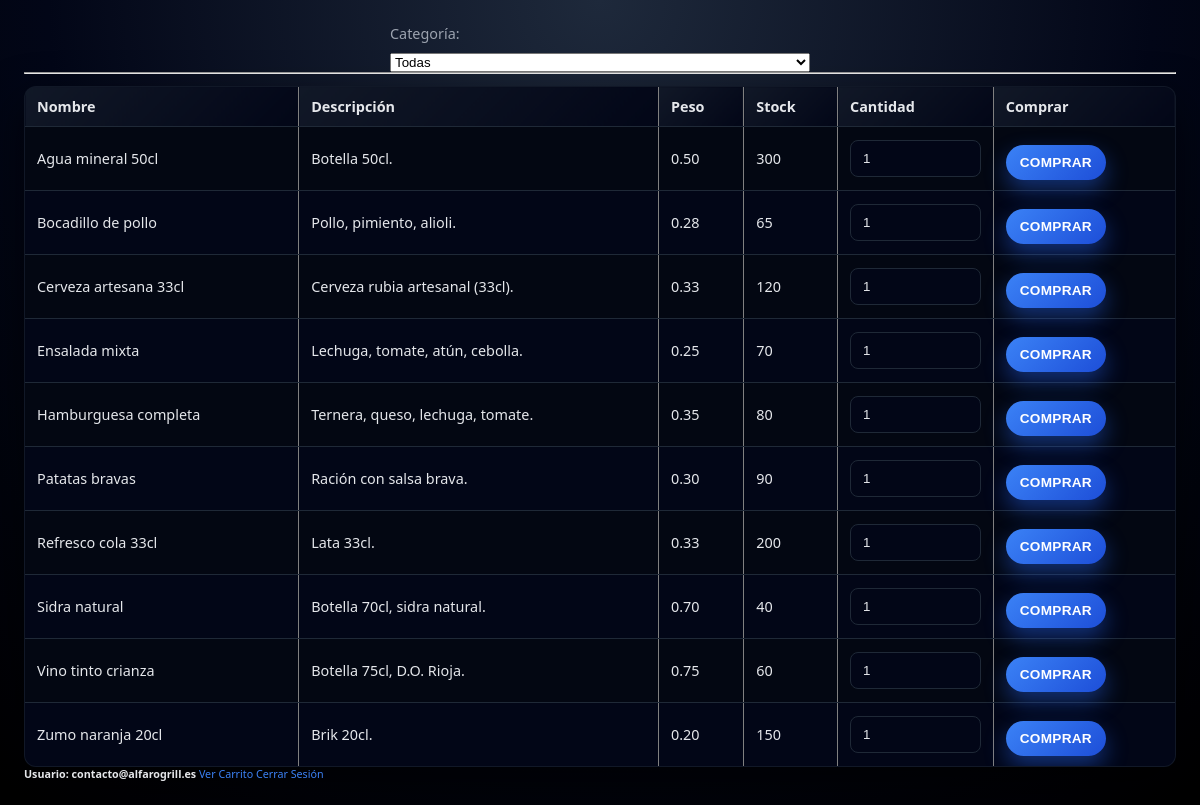
/tabla_lectura.php (signed in), run on the app's committed database.
### tables this page shows
CREATE TABLE `productos` (
    `CodProd` varchar(200) NOT NULL,
    `Nombre` varchar(100) DEFAULT NULL,
    `Descripcion` text,
    `Peso` decimal(10,2) DEFAULT NULL,
    `Stock` int DEFAULT NULL,
    `Categoria` int DEFAULT NULL
);

### tools/Conexion.php (called while the page is built, shortened)
<?php
class Conexion
{
    private static $conexion;
    private static $config;
    private static $driver;
    private static $host;
    private static $port;
    private static $db;
    private static $user;
    private static $pass;
    private static $charset;
    public static function getConexion()
    {
        if (self::$conexion === null) {
            try {
                self::$config = Config::getInstance();
                self::$driver = self::$config->get('database', 'driver');
                self::$host   = self::$config->get('database', 'host');
                self::$db = self::$config->get('database', 'dbname');
                self::$port   = self::$config->get('database', 'port');
                self::$user   = self::$config->get('database', 'user');
                self::$pass   = self::$config->get('database', 'pass');
                self::$charset   = self::$config->get('database', 'charset');
                $dsn = self::$driver.':host='.self::$host.
                       ';port='.self::$port.
                       ';dbname='.self::$db.
                       ';charset='.self::$charset;
                self::$conexion = new PDO($dsn, self::$user, self::$pass, [
                    PDO::ATTR_ERRMODE => PDO::ERRMODE_EXCEPTION,
                    PDO::ATTR_DEFAULT_FETCH_MODE => PDO::FETCH_ASSOC,
                ]);
            } catch (PDOException $e) {
                throw new PDOException('Error de conexión a la BD: '.$e->getMessage());
            }
        }
        return self::$conexion;
    }
}

### src/GestorProductos.php (called while the page is built, shortened)
<?php
class GestorProductos
{
    private static ?PDO $pdo = null;
    private static function pdo(): PDO
    {
        if (self::$pdo === null) {
            self::$pdo = Conexion::getConexion();
        }
        return self::$pdo;
    }
    public static function getProductos(): array
    {
        $sql = "SELECT CodProd, Nombre, Descripcion, Peso, Stock, Categoria
                FROM productos
                ORDER BY Nombre";
        return self::pdo()->query($sql)->fetchAll();
    }
}

### public/tabla_lectura.php (the view, shortened to what this page needs)
<?php
$catId = $_GET['cat'] ?? null;
$categorias = GestorCategorias::getCategorias();
if ($catId) {
    $productos = GestorProductos::getProductosPorCategoria($catId);
    $titulo = $catId;
    foreach ($categorias as $c) {
        $id = $c['CodCat'] ?? $c['id'] ?? '';
        if ($id === $catId) {
            $titulo = $c['Nombre'] ?? $c['nombre'] ?? $catId;
            break;
        }
    }
    $titulo = htmlspecialchars($titulo);
} else {
    $productos = GestorProductos::getProductos();
}
?>
<!DOCTYPE html>
<html lang="es">
<head>
    <link rel="stylesheet" href="style.css">
</head>
<body>
<main>
    <form method="get" action="">
        <label for="cat">Categoría:</label>
        <select name="cat" id="cat" onchange="this.form.submit()">
            <option value="">Todas</option>
        </select>
    </form>
    <hr>
    <table border="1" cellpadding="6" cellspacing="0">
        <thead>
        <tr>
            <th>Nombre</th>
            <th>Descripción</th>
            <th>Peso</th>
            <th>Stock</th>
            <th>Cantidad</th>
            <th>Comprar</th>
        </tr>
        </thead>
        <tbody>
        <?php foreach ($productos as $p): ?>
            <?php
            $nombre = $p['Nombre'] ?? $p['nombre'] ?? '';
            $desc = $p['Descripcion'] ?? $p['descripcion'] ?? '';
            $peso = $p['Peso'] ?? $p['peso'] ?? '';
            $stock = (int)($p['Stock'] ?? $p['stock'] ?? 0);
            ?>
            <tr>
                <td><?= htmlspecialchars($nombre) ?></td>
                <td><?= htmlspecialchars($desc) ?></td>
                <td><?= htmlspecialchars((string)$peso) ?></td>
                <td><?= $stock ?></td>
                <td>
                    <form method="post" action="comprar.php">
                        <input type="number" name="cantidad" min="1" max="<?= $stock ?>" value="1" required>
                </td>
                <td>
                    <button type="submit" <?= ($stock <= 0) ? 'disabled' : '' ?>>Comprar</button>
                </td>
            </tr>
        <?php endforeach; ?>
        </tbody>
    </table>
</main>
<footer>
    <h6>
        Usuario: <?= htmlspecialchars($_SESSION['correo']) ?>
        <a href="carrito.php">Ver Carrito</a>
        <a href="logout.php">Cerrar Sesión</a>
    </h6>
</footer>
</body>
</html>

### public/style.css (style rules this page uses)
* { margin: 0; padding: 0; box-sizing: border-box; }
:root { --bg-main: #0f172a; --bg-card: #111827; --bg-card-soft: #020617; --accent: #3b82f6; --accent-soft: #1d4ed8; --accent-danger: #ef4444; --accent-danger-soft: #b91c1c; --border-subtle: #1f2937; --text-main: #e5e7eb; --text-soft: #9ca3af; --radius-lg: 12px; --shadow-soft: 0 18px 45px rgba(0, 0, 0, 0.6); --transition-fast: 0.18s ease-in-out; }
body { font-family: system-ui, -apple-system, BlinkMacSystemFont, "Segoe UI", sans-serif; background: radial-gradient(circle at top, #1e293b 0, #020617 55%, #000 100%); color: var(--text-main); min-height: 100vh; padding: 24px; }
a { color: var(--accent); text-decoration: none; font-weight: 500; }
form { max-width: 420px; margin: 0 auto; display: flex; flex-direction: column; gap: 10px; }
label { font-size: 0.9rem; color: var(--text-soft); }
input[type="text"], input[type="password"], input[type="date"], input[type="number"] { padding: 10px 12px; border-radius: 8px; border: 1px solid #1f2937; background-color: #020617; color: var(--text-main); transition: border-color var(--transition-fast), box-shadow var(--transition-fast), transform var(--transition-fast); }
button, input[type="submit"] { margin-top: 8px; padding: 10px 14px; border-radius: 999px; border: none; cursor: pointer; background: linear-gradient(135deg, var(--accent), var(--accent-soft)); color: white; font-weight: 600; letter-spacing: 0.02em; text-transform: uppercase; font-size: 0.85rem; box-shadow: 0 10px 22px rgba(37, 99, 235, 0.45); transition: transform var(--transition-fast), box-shadow var(--transition-fast), filter var(--transition-fast); }
table { width: 100%; border-collapse: collapse; margin-top: 12px; background-color: var(--bg-card); border-radius: var(--radius-lg); overflow: hidden; box-shadow: var(--shadow-soft); }
th, td { padding: 10px 12px; font-size: 0.9rem; }
th { text-align: left; background: linear-gradient(135deg, #111827, #020617); border-bottom: 1px solid #1f2937; color: #e5e7eb; position: sticky; top: 0; z-index: 1; }
tbody tr:nth-child(even) { background-color: #020617; }
tbody tr:nth-child(odd) { background-color: #030712; }
td { border-bottom: 1px solid #1f2937; color: var(--text-main); }

### data on the page
productos: Nombre "Agua mineral 50cl", Descripcion "Botella 50cl.", Peso "0.50", Stock "300"
productos: Nombre "Bocadillo de pollo", Descripcion "Pollo, pimiento, alioli.", Peso "0.28", Stock "65"
productos: Nombre "Cerveza artesana 33cl", Descripcion "Cerveza rubia artesanal (33cl).", Peso "0.33", Stock "120"
productos: Nombre "Ensalada mixta", Descripcion "Lechuga, tomate, atún, cebolla.", Peso "0.25", Stock "70"
productos: Nombre "Hamburguesa completa", Descripcion "Ternera, queso, lechuga, tomate.", Peso "0.35", Stock "80"
productos: Nombre "Patatas bravas", Descripcion "Ración con salsa brava.", Peso "0.30", Stock "90"
productos: Nombre "Refresco cola 33cl", Descripcion "Lata 33cl.", Peso "0.33", Stock "200"
productos: Nombre "Sidra natural", Descripcion "Botella 70cl, sidra natural.", Peso "0.70", Stock "40"
productos: Nombre "Vino tinto crianza", Descripcion "Botella 75cl, D.O. Rioja.", Peso "0.75", Stock "60"
productos: Nombre "Zumo naranja 20cl", Descripcion "Brik 20cl.", Peso "0.20", Stock "150"

### other printed values
$_SESSION['correo'] "contacto@alfarogrill.es"
